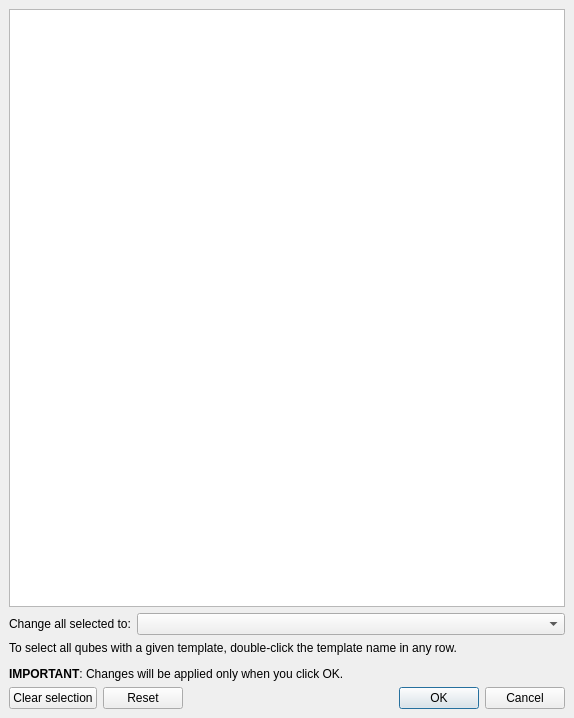
<?xml version="1.0" encoding="UTF-8"?>
<ui version="4.0">
 <class>MainWindow</class>
 <widget class="QMainWindow" name="MainWindow">
  <property name="geometry">
   <rect>
    <x>0</x>
    <y>0</y>
    <width>574</width>
    <height>718</height>
   </rect>
  </property>
  <property name="windowTitle">
   <string>Template Switcher</string>
  </property>
  <widget class="QWidget" name="centralwidget">
   <property name="sizePolicy">
    <sizepolicy hsizetype="Preferred" vsizetype="Preferred">
     <horstretch>0</horstretch>
     <verstretch>0</verstretch>
    </sizepolicy>
   </property>
   <layout class="QGridLayout" name="gridLayout">
    <item row="0" column="0">
     <layout class="QVBoxLayout" name="verticalLayout">
      <property name="sizeConstraint">
       <enum>QLayout::SetDefaultConstraint</enum>
      </property>
      <item>
       <widget class="QTableWidget" name="vm_list">
        <property name="editTriggers">
         <set>QAbstractItemView::NoEditTriggers</set>
        </property>
        <property name="selectionMode">
         <enum>QAbstractItemView::NoSelection</enum>
        </property>
        <property name="selectionBehavior">
         <enum>QAbstractItemView::SelectRows</enum>
        </property>
        <property name="gridStyle">
         <enum>Qt::DotLine</enum>
        </property>
        <property name="sortingEnabled">
         <bool>true</bool>
        </property>
        <property name="cornerButtonEnabled">
         <bool>false</bool>
        </property>
        <attribute name="horizontalHeaderDefaultSectionSize">
         <number>20</number>
        </attribute>
        <attribute name="horizontalHeaderMinimumSectionSize">
         <number>4</number>
        </attribute>
        <attribute name="horizontalHeaderStretchLastSection">
         <bool>true</bool>
        </attribute>
        <attribute name="verticalHeaderVisible">
         <bool>false</bool>
        </attribute>
       </widget>
      </item>
      <item>
       <layout class="QHBoxLayout" name="horizontalLayout">
        <item>
         <widget class="QLabel" name="label_2">
          <property name="sizePolicy">
           <sizepolicy hsizetype="Minimum" vsizetype="Preferred">
            <horstretch>0</horstretch>
            <verstretch>0</verstretch>
           </sizepolicy>
          </property>
          <property name="text">
           <string>Change all selected to:</string>
          </property>
         </widget>
        </item>
        <item>
         <widget class="QComboBox" name="change_all_combobox">
          <property name="sizePolicy">
           <sizepolicy hsizetype="MinimumExpanding" vsizetype="Fixed">
            <horstretch>0</horstretch>
            <verstretch>0</verstretch>
           </sizepolicy>
          </property>
         </widget>
        </item>
       </layout>
      </item>
      <item>
       <widget class="QLabel" name="label">
        <property name="text">
         <string>&lt;html&gt;&lt;head/&gt;&lt;body&gt;&lt;p&gt;To select all qubes with a given template, double-click the template name in any row.&lt;/p&gt;&lt;p&gt;&lt;span style=&quot; font-weight:600;&quot;&gt;IMPORTANT&lt;/span&gt;: Changes will be applied only when you click OK.&lt;/p&gt;&lt;/body&gt;&lt;/html&gt;</string>
        </property>
        <property name="wordWrap">
         <bool>true</bool>
        </property>
       </widget>
      </item>
      <item>
       <layout class="QHBoxLayout" name="horizontalLayout_2">
        <item>
         <widget class="QPushButton" name="clear_selection_button">
          <property name="text">
           <string>Clear selection</string>
          </property>
         </widget>
        </item>
        <item>
         <widget class="QDialogButtonBox" name="buttonBox">
          <property name="standardButtons">
           <set>QDialogButtonBox::Cancel|QDialogButtonBox::Ok|QDialogButtonBox::Reset</set>
          </property>
         </widget>
        </item>
       </layout>
      </item>
     </layout>
    </item>
   </layout>
  </widget>
 </widget>
 <resources/>
 <connections/>
</ui>
